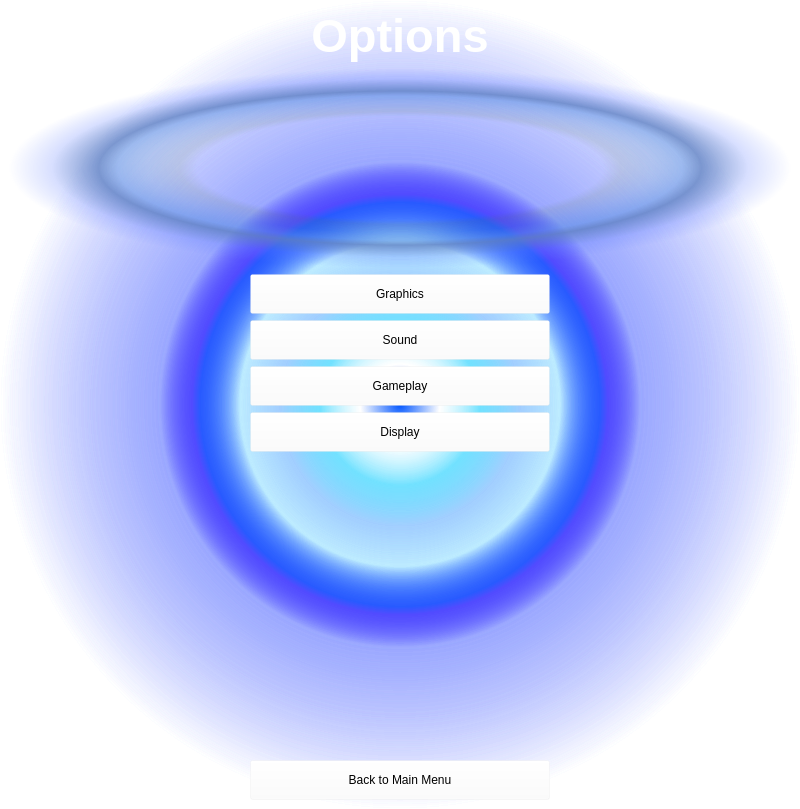
<?xml version="1.0" encoding="UTF-8"?>
<ui version="4.0">
 <class>OptionsForm</class>
 <widget class="QMainWindow" name="OptionsForm">
  <property name="geometry">
   <rect>
    <x>0</x>
    <y>0</y>
    <width>800</width>
    <height>809</height>
   </rect>
  </property>
  <property name="sizePolicy">
   <sizepolicy hsizetype="Maximum" vsizetype="Maximum">
    <horstretch>0</horstretch>
    <verstretch>0</verstretch>
   </sizepolicy>
  </property>
  <property name="minimumSize">
   <size>
    <width>600</width>
    <height>400</height>
   </size>
  </property>
  <property name="maximumSize">
   <size>
    <width>1920</width>
    <height>1080</height>
   </size>
  </property>
  <property name="windowTitle">
   <string>OptionsForm</string>
  </property>
  <property name="styleSheet">
   <string notr="true">background-color: qradialgradient(spread:pad, cx:0.5, cy:0.5, radius:0.5, fx:0.5, fy:0.5, stop:0 rgba(0, 85, 255, 255), stop:0.1 rgba(255, 255, 255, 255), stop:0.2 rgba(108, 224, 255, 167), stop:0.3 rgba(129, 190, 255, 92), stop:0.4 rgba(120, 215, 255, 51), stop:0.5 rgba(39, 89, 255, 205), stop:0.52 rgba(80, 74, 255, 205), stop:0.6 rgba(112, 131, 255, 84), stop:1 rgba(255, 255, 255, 0));</string>
  </property>
  <widget class="QWidget" name="centralwidget">
   <layout class="QGridLayout" name="gridLayout_2">
    <item row="0" column="1">
     <layout class="QGridLayout" name="gridLayout">
      <item row="1" column="0">
       <widget class="QLabel" name="TitleLabel">
        <property name="maximumSize">
         <size>
          <width>16777215</width>
          <height>100</height>
         </size>
        </property>
        <property name="font">
         <font>
          <pointsize>35</pointsize>
          <weight>75</weight>
          <bold>true</bold>
          <underline>false</underline>
         </font>
        </property>
        <property name="autoFillBackground">
         <bool>false</bool>
        </property>
        <property name="styleSheet">
         <string notr="true">background-color: rgba(255, 255, 255, 0);
color: rgb(255,255,255);</string>
        </property>
        <property name="text">
         <string>Options</string>
        </property>
        <property name="alignment">
         <set>Qt::AlignHCenter|Qt::AlignTop</set>
        </property>
       </widget>
      </item>
      <item row="2" column="0">
       <widget class="QLabel" name="Picture">
        <property name="minimumSize">
         <size>
          <width>300</width>
          <height>200</height>
         </size>
        </property>
        <property name="maximumSize">
         <size>
          <width>1920</width>
          <height>1080</height>
         </size>
        </property>
        <property name="styleSheet">
         <string notr="true">background-color: qradialgradient(spread:pad, cx:0.5, cy:0.5, radius:0.5, fx:0.5, fy:0.5, stop:0 rgba(0, 0, 0, 0), stop:0.52 rgba(0, 0, 0, 0), stop:0.565 rgba(82, 121, 76, 33), stop:0.65 rgba(59, 122, 195, 64), stop:0.721925 rgba(85, 139, 223, 129), stop:0.77 rgba(94, 128, 196, 204), stop:0.89 rgba(99, 128, 255, 64), stop:1 rgba(0, 0, 0, 0));</string>
        </property>
        <property name="text">
         <string/>
        </property>
        <property name="pixmap">
         <pixmap>../../Documents/cults/robe.png</pixmap>
        </property>
        <property name="scaledContents">
         <bool>true</bool>
        </property>
       </widget>
      </item>
      <item row="9" column="0" alignment="Qt::AlignHCenter">
       <widget class="QPushButton" name="mainMenuButton">
        <property name="minimumSize">
         <size>
          <width>300</width>
          <height>40</height>
         </size>
        </property>
        <property name="maximumSize">
         <size>
          <width>300</width>
          <height>40</height>
         </size>
        </property>
        <property name="styleSheet">
         <string notr="true">QPushButton:hover:!pressed
{
	border: 1px solid black;
	background-color: rgba(255, 255, 255, 25);
	color: rgb(0,0,0);
}

QPushButton:pressed
{
	background-color: rgba(0,0,0,255);
	color: rgb(255, 255, 255);
}

QPushButton
{
	background-color: rgba(255,255,255,25);
	color: rgb(0, 0, 0);
}
</string>
        </property>
        <property name="text">
         <string>Back to Main Menu</string>
        </property>
       </widget>
      </item>
      <item row="8" column="0">
       <spacer name="verticalSpacer">
        <property name="orientation">
         <enum>Qt::Vertical</enum>
        </property>
        <property name="sizeType">
         <enum>QSizePolicy::Expanding</enum>
        </property>
        <property name="sizeHint" stdset="0">
         <size>
          <width>20</width>
          <height>40</height>
         </size>
        </property>
       </spacer>
      </item>
      <item row="7" column="0" alignment="Qt::AlignHCenter">
       <widget class="QPushButton" name="DisplayButton">
        <property name="minimumSize">
         <size>
          <width>300</width>
          <height>40</height>
         </size>
        </property>
        <property name="maximumSize">
         <size>
          <width>300</width>
          <height>40</height>
         </size>
        </property>
        <property name="styleSheet">
         <string notr="true">QPushButton:hover:!pressed
{
	border: 1px solid black;
	background-color: rgba(255, 255, 255, 25);
	color: rgb(0,0,0);
}

QPushButton:pressed
{
	background-color: rgba(0,0,0,255);
	color: rgb(255, 255, 255);
}

QPushButton
{
	background-color: rgba(255,255,255,25);
	color: rgb(0, 0, 0);
}
</string>
        </property>
        <property name="text">
         <string>Display</string>
        </property>
       </widget>
      </item>
      <item row="4" column="0" alignment="Qt::AlignHCenter">
       <widget class="QPushButton" name="soundButton">
        <property name="minimumSize">
         <size>
          <width>300</width>
          <height>40</height>
         </size>
        </property>
        <property name="maximumSize">
         <size>
          <width>300</width>
          <height>40</height>
         </size>
        </property>
        <property name="styleSheet">
         <string notr="true">QPushButton:hover:!pressed
{
	border: 1px solid black;
	background-color: rgba(255, 255, 255, 25);
	color: rgb(0,0,0);
}

QPushButton:pressed
{
	background-color: rgba(0,0,0,255);
	color: rgb(255, 255, 255);
}

QPushButton
{
	background-color: rgba(255,255,255,25);
	color: rgb(0, 0, 0);
}
</string>
        </property>
        <property name="text">
         <string>Sound</string>
        </property>
       </widget>
      </item>
      <item row="6" column="0" alignment="Qt::AlignHCenter">
       <widget class="QPushButton" name="gameplayButton">
        <property name="minimumSize">
         <size>
          <width>300</width>
          <height>40</height>
         </size>
        </property>
        <property name="maximumSize">
         <size>
          <width>300</width>
          <height>40</height>
         </size>
        </property>
        <property name="styleSheet">
         <string notr="true">QPushButton:hover:!pressed
{
	border: 1px solid black;
	background-color: rgba(255, 255, 255, 25);
	color: rgb(0,0,0);
}

QPushButton:pressed
{
	background-color: rgba(0,0,0,255);
	color: rgb(255, 255, 255);
}

QPushButton
{
	background-color: rgba(255,255,255,25);
	color: rgb(0, 0, 0);
}
</string>
        </property>
        <property name="text">
         <string>Gameplay</string>
        </property>
       </widget>
      </item>
      <item row="3" column="0" alignment="Qt::AlignHCenter">
       <widget class="QPushButton" name="GraphicsButton">
        <property name="minimumSize">
         <size>
          <width>300</width>
          <height>40</height>
         </size>
        </property>
        <property name="maximumSize">
         <size>
          <width>300</width>
          <height>40</height>
         </size>
        </property>
        <property name="styleSheet">
         <string notr="true">QPushButton:hover:!pressed
{
	border: 1px solid black;
	background-color: rgba(255, 255, 255, 25);
	color: rgb(0,0,0);
}

QPushButton:pressed
{
	background-color: rgba(0,0,0,255);
	color: rgb(255, 255, 255);
}

QPushButton
{
	background-color: rgba(255,255,255,25);
	color: rgb(0, 0, 0);
}
</string>
        </property>
        <property name="text">
         <string>Graphics</string>
        </property>
       </widget>
      </item>
     </layout>
    </item>
   </layout>
  </widget>
 </widget>
 <resources/>
 <connections/>
</ui>
